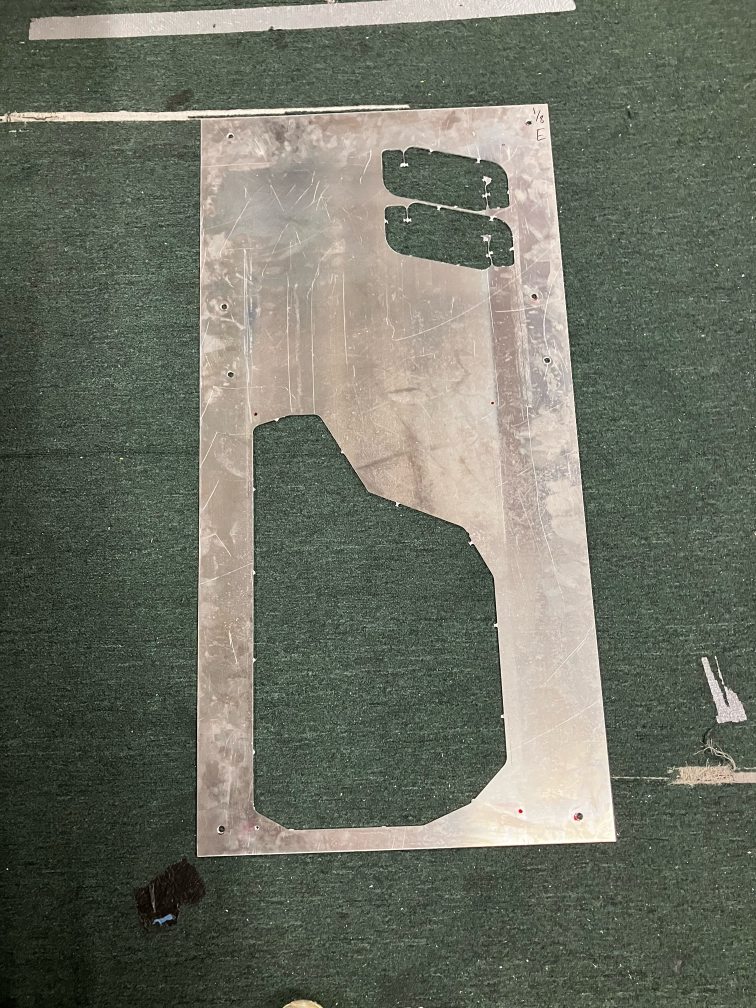
#> input picture test data/plate images/image10.jpeg, 1512 x 2016 px (shown at 1/2 size)
$ python -i img_proc.py   (imports and definitions only)
#> lines starting #> are read from the running program, lines starting #| are printed output that depends on the picture; after the words box and inside, x2 and y2 are one past the last pixel; in counts of white or black regions, pixels touching at a corner belong together
#> further down, picture is the input picture: shape (2016, 1512, 3); mean B, G, R 99, 112.3, 108.5
import numpy as np
import cv2
from typing import Tuple

from constants.image_conversion import MAX_PROCESSING_WIDTH, MAX_PROCESSING_HEIGHT, COLOR_DELETION_THRESHOLD

# [19 lines left out: function resize_image, not called in this run]

def convert_image_to_binary(image, threshold_value: int=100):

#> called with threshold_value = 100
    if threshold_value < 0 or threshold_value > 255:
        raise ValueError("Threshold value must be in range 0-255")

    image = cv2.cvtColor(image, cv2.COLOR_BGR2GRAY) # converts to grayscale, blurs
    image = cv2.GaussianBlur(image, (7, 7), 0)
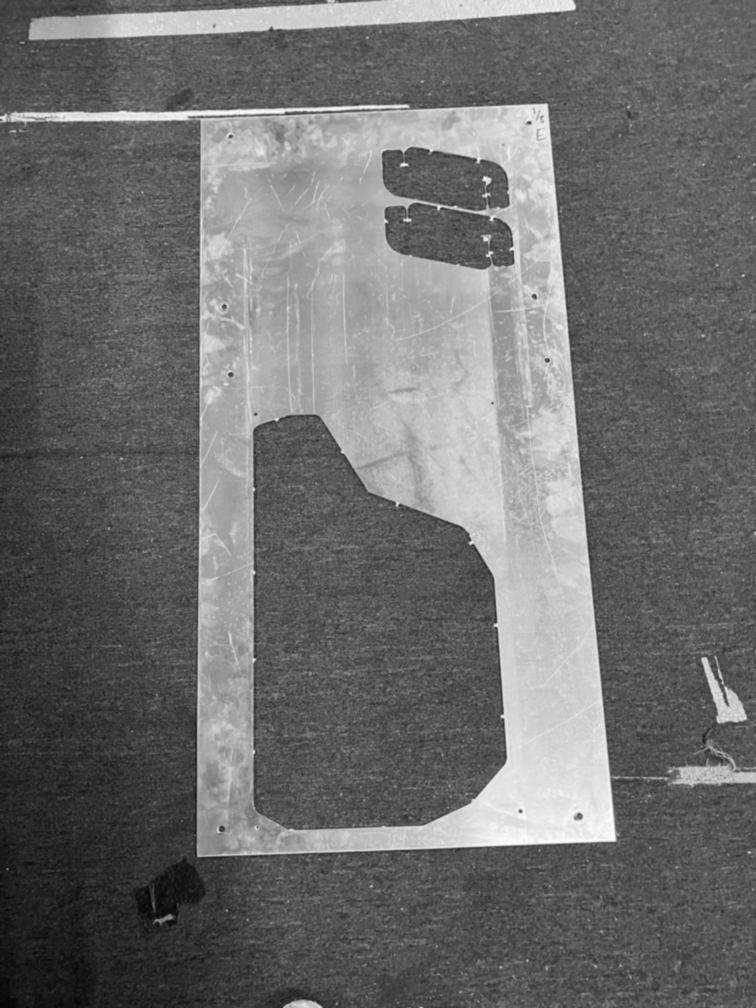
#> image: shape (2016, 1512) (shown at 1/2 size); min 3, max 253, mean 109.6
    _, image = cv2.threshold(image, threshold_value, 255, cv2.THRESH_BINARY) # applies binary threshold
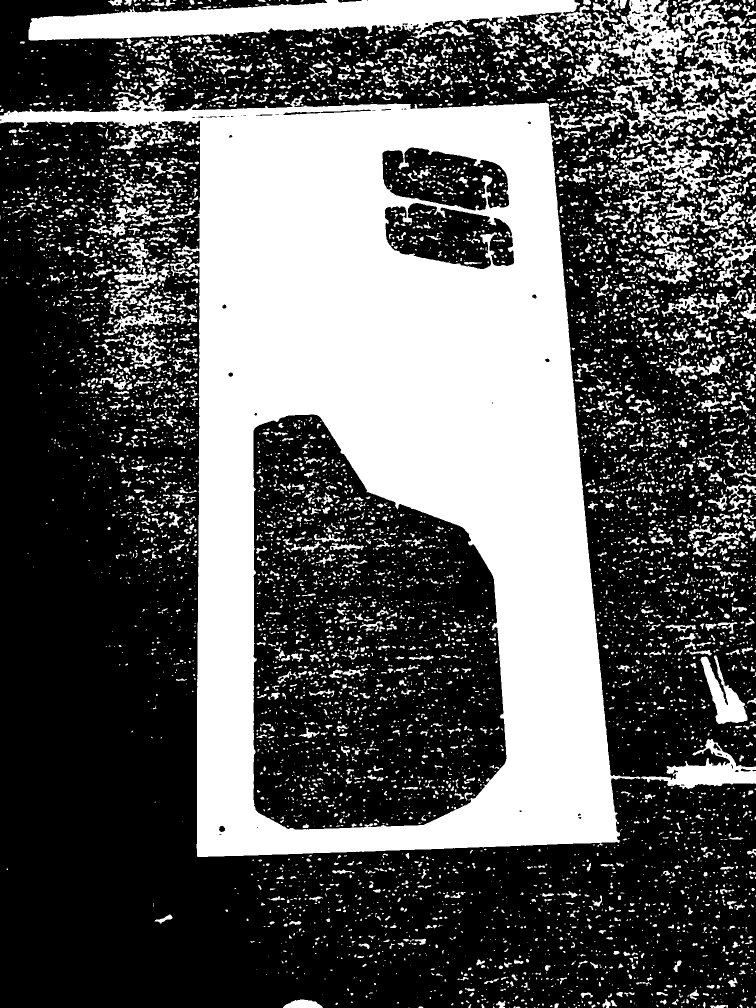
#> image: shape (2016, 1512) (shown at 1/2 size); 36.6% white; 7676 white regions (5122 under 20 px), largest, box (x1, y1, x2, y2) and area: (0, 184, 1281, 1714) 776142, (57, 0, 1160, 88) 52192, (1156, 0, 1512, 266) 28063
    image = cv2.morphologyEx(image, cv2.MORPH_OPEN, np.ones((10, 10), np.uint8))
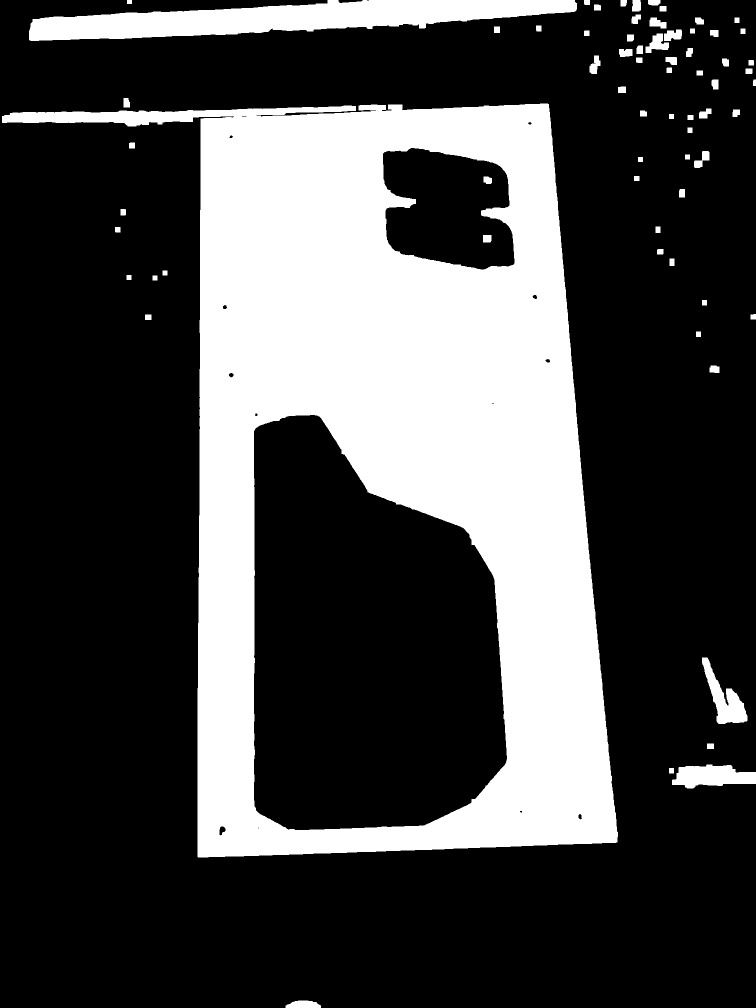
#> image: shape (2016, 1512) (shown at 1/2 size); 27.6% white; 69 white regions, largest, box (x1, y1, x2, y2) and area: (4, 207, 1236, 1715) 766565, (58, 0, 1154, 82) 50369, (1344, 1529, 1512, 1577) 5609
    return image

# [51 lines left out: functions apply_color_mask, get_transformation_matrix, warp_perspective, not called in this run]


>>> import cv2
>>> picture = cv2.imread('../test data/plate images/image10.jpeg')
>>> result = convert_image_to_binary(picture)
